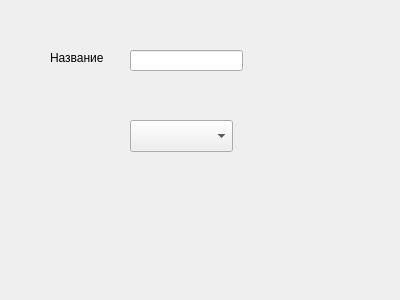
<?xml version="1.0" encoding="UTF-8"?>
<ui version="4.0">
 <class>CreateCalendarDialog</class>
 <widget class="QWidget" name="CreateCalendarDialog">
  <property name="geometry">
   <rect>
    <x>0</x>
    <y>0</y>
    <width>400</width>
    <height>300</height>
   </rect>
  </property>
  <property name="windowTitle">
   <string>Form</string>
  </property>
  <widget class="QLineEdit" name="lineEdit">
   <property name="geometry">
    <rect>
     <x>130</x>
     <y>50</y>
     <width>113</width>
     <height>21</height>
    </rect>
   </property>
  </widget>
  <widget class="QLabel" name="label">
   <property name="geometry">
    <rect>
     <x>50</x>
     <y>50</y>
     <width>71</width>
     <height>16</height>
    </rect>
   </property>
   <property name="text">
    <string>Название</string>
   </property>
  </widget>
  <widget class="QComboBox" name="ComboBox">
   <property name="geometry">
    <rect>
     <x>130</x>
     <y>120</y>
     <width>103</width>
     <height>32</height>
    </rect>
   </property>
  </widget>
 </widget>
 <resources/>
 <connections/>
</ui>
